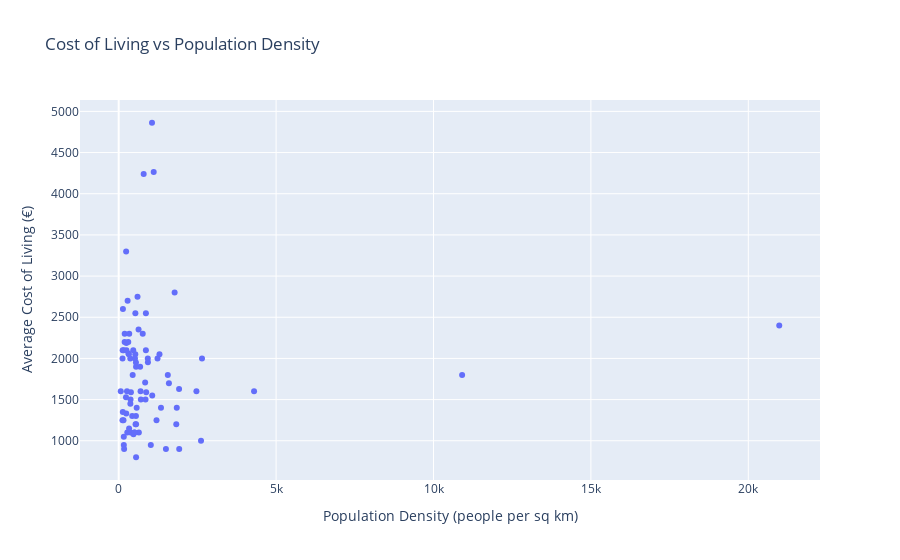

The cell this chart's notebook holds for it:
### Markdown cell above
#### 1.5.1 Cost of Living vs Population Density

### Code cell
fig2 = px.scatter(city_data, x='Population Density', y='Average Cost of Living', title ='Cost of Living vs Population Density', labels={'Population Density':'Population Density (people per sq km)', 'Average Cost of Living':'Average Cost of Living (€)'}, hover_name='City', hover_data=['Country'])
fig2.show()

### Figure 1 — Plotly figure (JSON) as saved in the notebook; plotly's stock layout.template omitted (floating-point values rounded to 4 significant figures)
{"data": [{"customdata": [["Austria"], ["Austria"], ["Belgium"], ["Belgium"], ["Belgium"], ["Belgium"], ["Bulgaria"], ["Bulgaria"], ["Croatia"], ["Croatia"], ["Cyprus"], ["Cyprus"], ["Czechia"], ["Czechia"], ["Denmark"], ["Denmark"], ["Estonia"], ["Finland"], ["Finland"], ["France"], ["France"], ["France"], ["Germany"], ["Germany"], ["Germany"], ["Germany"], ["Germany"], ["Germany"], ["Germany"], ["Germany"], ["Germany"], ["Germany"], ["Greece"], ["Greece"], ["Hungary"], ["Hungary"], ["Hungary"], ["Ireland"], ["Ireland"], ["Italy"], ["Italy"], ["Italy"], ["Italy"], ["Italy"], ["Italy"], ["Latvia"], ["Luxembourg"], ["Malta"], ["Netherlands"], ["Netherlands"], ["Netherlands"], ["Netherlands"], ["Netherlands"], ["Norway"], ["Norway"], ["Norway"], ["Poland"], ["Poland"], ["Poland"], ["Portugal"], ["Portugal"], ["Portugal"], ["Portugal"], ["Romania"], ["Slovak Republic"], ["Slovenia"], ["Spain"], ["Spain"], ["Spain"], ["Spain"], ["Spain"], ["Sweden"], ["Sweden"], ["Sweden"], ["Switzerland"], ["Switzerland"], ["Switzerland"], ["Turkiye"], ["Turkiye"], ["United Kingdom"], ["United Kingdom"], ["United Kingdom"], ["United Kingdom"], ["United Kingdom"]], "hovertemplate": "<b>%{hovertext}</b><br><br>Population Density (people per sq km)=%{x}<br>Average Cost of Living (€)=%{y}<br>Country=%{customdata[0]}<extra></extra>", "hovertext": ["Salzburg", "Vienna", "Antwerp", "Bruges", "Brussels", "Gent", "Dobrich", "Sofia", "Split", "Zagreb", "Lefkosia", "Lemesos", "Ostrava", "Prague", "Copenhagen", "Odense", "Tallinn", "Helsinki", "Tampere", "Lyon", "Paris", "Toulouse", "Berlin", "Cologne", "Dresden", "Dusseldorf", "Frankfurt am Main", "Hamburg", "Hanover", "Leipzig", "Munich", "Stuttgart", "Athens", "Thessaloniki", "Budapest", "Debrecen", "Miskolc", "Cork", "Dublin", "Florence", "Milan", "Naples", "Rome", "Turin", "Venice", "Riga", "Luxembourg", "Malta", "Amsterdam", "Eindhoven", "Rotterdam", "The Hague", "Utrecht", "Bergen", "Oslo", "Stavanger", "Cracow", "Lodz", "Warsaw", "Braga", "Coimbra", "Lisbon", "Porto", "Giroc", "Bratislava", "Ljubljana", "Barcelona", "Madrid", "Malaga", "Seville", "Valencia", "Gothenburg", "Malmo", "Stockholm", "Basel", "Geneva", "Zurich", "Adana", "Ankara", "Edinburgh", "Glasgow", "Leeds", "Liverpool", "London"], "legendgroup": "", "marker": {"color": "#636efa", "symbol": "circle"}, "mode": "markers", "name": "", "orientation": "v", "showlegend": false, "type": "scatter", "x": [243.0, 310.0, 928.0, 840.0, 681.0, 552.0, 640.0, 272.0, 120.0, 240.0, 130.0, 190.0, 499.0, 388.0, 598.0, 160.0, 2469.0, 322.0, 65.0, 10910.0, 20980.0, 4300.0, 304.0, 1233.0, 231.0, 1295.0, 631.0, 461.0, 444.0, 263.0, 529.0, 763.0, 1829.0, 381.0, 469.0, 163.0, 172.0, 134.0, 283.0, 429.0, 1595.0, 2615.0, 704.0, 1020.0, 852.0, 152.0, 236.0, 1845.0, 864.0, 551.0, 864.0, 2646.0, 924.0, 126.0, 189.0, 122.0, 376.0, 536.0, 370.0, 501.0, 162.0, 695.0, 1343.0, 1500.0, 1201.0, 1065.0, 1918.0, 873.0, 571.0, 330.0, 548.0, 245.0, 368.0, 334.0, 793.0, 1112.0, 1058.0, 552.0, 1922.0, 527.0, 548.0, 517.0, 1560.0, 1777.0], "xaxis": "x", "y": [2186, 2061, 1953, 1708, 1900, 1200, 1100, 1100, 1250, 1330, 1350, 2300, 1100, 1590, 2750, 2100, 1600, 2050, 1600, 1800, 2400, 1600, 2200, 2000, 1530, 2050, 2350, 2100, 1800, 1600, 2550, 2300, 1200, 1100, 1080, 950, 900, 2600, 2700, 1300, 1700, 1000, 1500, 950, 1500, 1250, 3300, 1400, 2550, 1900, 2100, 2000, 2000, 2100, 2200, 2000, 1500, 1200, 1450, 1100, 1050, 1600, 1400, 900, 1250, 1550, 1630, 1589, 1400, 1150, 1300, 2100, 2000, 2300, 4239, 4263, 4862, 800, 900, 2050, 1950, 2000, 1800, 2800], "yaxis": "y"}], "layout": {"legend": {"tracegroupgap": 0}, "title": {"text": "Cost of Living vs Population Density"}, "xaxis": {"anchor": "y", "domain": [0, 1], "title": {"text": "Population Density (people per sq km)"}}, "yaxis": {"anchor": "x", "domain": [0, 1], "title": {"text": "Average Cost of Living (€)"}}}}
